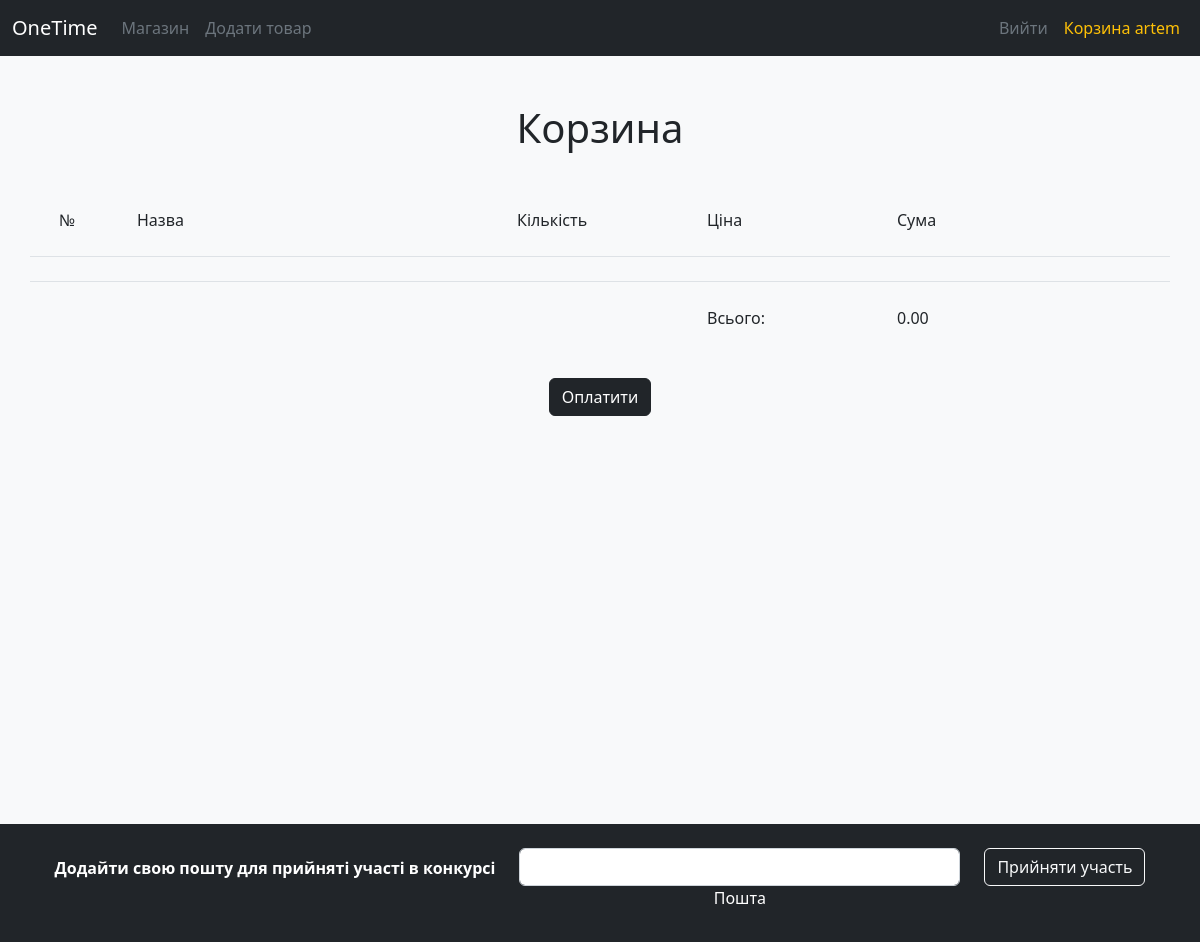
/shop/cart_view/ (signed in), run on an earlier commit of the app's database.
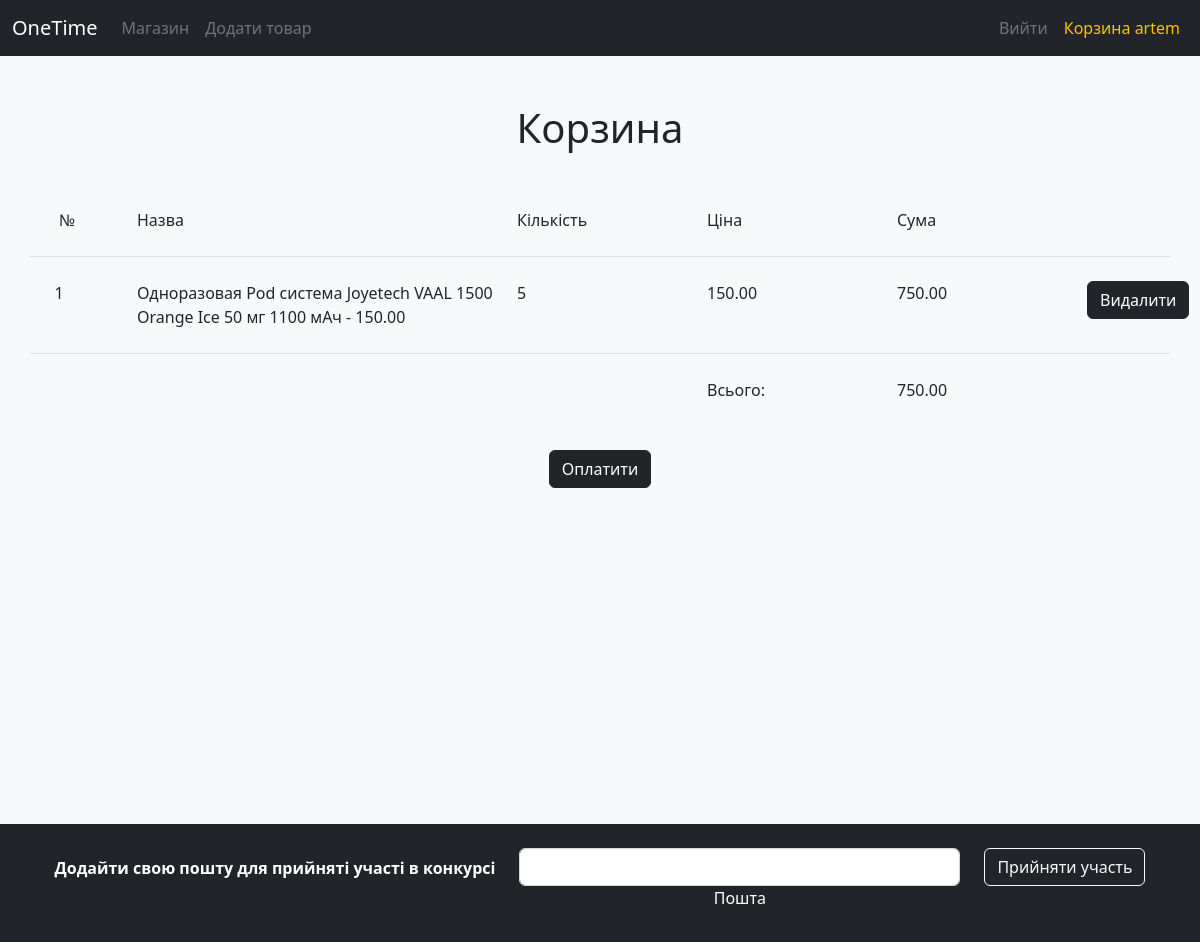
And on a later commit of the database.
### shop/models.py (models this page shows, shortened)
class Order(models.Model):
    STATUS_CART = '1_cart'
    STATUS_WAITING_FOR_PAYMENT = '2_waiting_for_payment'
    STATUS_PAID = '3_paid'
    STATUS_CHOICES = [
        (STATUS_CART, 'cart'),
        (STATUS_WAITING_FOR_PAYMENT, 'waiting_for_payment'),
        (STATUS_PAID, "paid")
    ]
    user = models.ForeignKey(User, on_delete=models.CASCADE)
    status = models.CharField(
        max_length=32, choices=STATUS_CHOICES, default=STATUS_CART)
    amount = models.DecimalField(
        max_digits=20, decimal_places=2, blank=True, null=True)
    creation_time = models.DateTimeField(auto_now_add=True)
    payment = models.ForeignKey(
        Payment, on_delete=models.PROTECT, blank=True, null=True)
    comment = models.TextField(blank=True, null=True)
    class Meta:
        ordering = ['pk']
    @staticmethod
    def get_cart(user: User):
        cart = Order.objects.filter(
            user=user, status=Order.STATUS_CART).first()
        if cart and (timezone.now() - cart.creation_time).days > 7:
            cart.delete()
            cart = None
        if not cart:
            cart = Order.objects.create(
                user=user, status=Order.STATUS_CART, amount=0,)
        return cart

class OrderItem(models.Model):
    order = models.ForeignKey(Order, on_delete=models.CASCADE)
    product = models.ForeignKey(Product, on_delete=models.PROTECT)
    quantity = models.PositiveIntegerField(default=1)
    price = models.DecimalField(max_digits=20, decimal_places=2)
    discount = models.DecimalField(max_digits=20, decimal_places=2, default=0)
    class Meta:
        ordering = ['pk']
    @property
    def amount(self):
        return self.quantity * (self.price - self.discount)

class Product(models.Model):
    name = models.CharField(max_length=255, verbose_name='product_name')
    code = models.CharField(max_length=255, verbose_name='product_code')
    price = models.DecimalField(max_digits=20, decimal_places=2)
    image_url = models.URLField(blank=True, null=True)
    note = models.TextField(blank=True, null=True)
    class Meta:
        ordering = ['pk']
    def __str__(self):
        return f'{self.name} - {self.price}'

### shop/views.py (the view)
# urls.py: path('cart_view/',  views.cart_view, name='cart_view'),
@login_required(login_url=reverse_lazy('login'))
def cart_view(request):
    cart = Order.get_cart(request.user)
    items = cart.orderitem_set.all()
    context = {
        'cart': cart,
        'items': items,
    }
    return render(request, 'shop/cart.html', context)

### templates/shop/cart.html (shortened to what this page needs)
{% extends 'shop/base.html' %}
{% block content %}
<div class="container" style="min-height: 48em;">
    <div class="text-center py-5">
        <h1>Корзина</h1>
    </div>
    <div class="row border-bottom pb-4">
        <div class="col-12 col-md-1 item">
            &nbsp;&nbsp;&nbsp; №
        </div>
        <div class="col-12 col-md-4 item">
            Назва
        </div>
        <div class="col-12 col-md-2 item">
            Кількість
        </div>
        <div class="col-12 col-md-2 item">
            Ціна
        </div>
        <div class="col-12 col-md-2 item">
            Сума
        </div>
        <div class="col-12 col-md-1 item">
        </div>
    </div>
    {% for item in items %}
    <div class="row pt-4">
        <div class="col-12 col-md-1 item">
            &nbsp;&nbsp;&nbsp;{{ forloop.counter }}
        </div>
        <div class="col-12 col-md-4 item">
            {{ item.product }}
        </div>
        <div class="col-12 col-md-2 item">
            {{ item.quantity }}
        </div>
        <div class="col-12 col-md-2 item">
            {{ item.price }}
        </div>
        <div class="col-12 col-md-2 item">
            {{ item.amount }}
        </div>
        <div class="col-12 col-md-1 item">
            <form method="post" action="{% url 'shop:cart_delete_item' item.pk %}">
                <button type="submit" class="btn btn-dark">Видалити</button>
            </form>
        </div>
    </div>
{% endfor %}
    <div class="row border-top mt-4 ">
        <div class="col-12 col-md-7 item mt-4">
        </div>
        <div class="col-12 col-md-2 item mt-4">
            Всього:
        </div>
        <div class="col-12 col-md-2 item mt-4">
            {{ cart.amount }}
        </div>
    </div>
    <div class="pt-5 text-center">
        <a class="btn btn-dark " href="{% url 'shop:cart_pnumber' %}">
            Оплатити
        </a>
    </div>
    <br><br><br><br><br>
</div>
{% endblock content %}

### templates/shop/base.html (shortened to what this page needs)
{% load static %}
<!DOCTYPE html>
<html lang="en">
    <head>
        <link rel="stylesheet" href="{% static 'css/bootstrap.min.css' %}">
        <link rel="stylesheet" href="{% static 'css/bootstrap-icons.css' %}">
        <link href="https://cdn.jsdelivr.net/npm/bootstrap@5.2.3/dist/css/bootstrap.min.css" rel="stylesheet">
    </head>
    <body class="bg-light">
        <nav class="navbar navbar-expand-lg bg-dark">
            <div class="container-fluid">
                <a class="navbar-brand text-white" href="{% url 'index' %}">OneTime</a>
                <div class="collapse navbar-collapse" id="navbarSupportedContent">
                  <ul class="navbar-nav me-auto mb-2 mb-lg-0">
                    <li class="nav-item">
                      <a class="nav-link text-muted" href="{% url 'shop:shop' %}">Магазин</a>
                    </li>
                    {% if user.is_staff   %}
                      <li class="nav-item">
                        <a class="nav-link text-muted" href="{% url 'shop:fill_database' %}">Додати товар</a>
                      </li>
                    {% endif %}
                  </ul>
                  <div class="d-flex ms-auto">
                    <ul class="navbar-nav">
                    {% if user.is_authenticated %}
                          <li class="nav-item">
                              <a class="nav-link text-muted" href="{% url 'auth:logout' %}">Вийти</a>
                          </li>
                          <li class="nav-item">
                            <a class="nav-link text-warning" href="{% url 'shop:cart_view' %}">Корзина {{ user.username }}</a>
                          </li>
                      {% endif %}
                    </ul>
                  </div>
                </div>
            </div>
        </nav>
        {% block content %}
        {% endblock %}
        <footer class="bg-dark text-center text-white">
            <div class="container p-4 pb-0">
              <section class="">
                <form action="">
                  <div class="row d-flex justify-content-center">
                    <div class="col-auto">
                      <p class="pt-2">
                        <strong>Додайти свою пошту для прийняті участі в конкурсі</strong>
                      </p>
                    </div>
                    <div class="col-md-5 col-12">
                      <div class="form-outline form-white mb-4">
                        <input type="email" id="form5Example29" class="form-control" />
                        <label class="form-label" for="form5Example29">Пошта</label>
                      </div>
                    </div>
                    <div class="col-auto">
                      <button type="submit" class="btn btn-outline-light mb-4">
                        Прийняти участь
                      </button>
                    </div>
                  </div>
                </form>
              </section>
            </div>
          </footer>
    </body>
</html>

What changed in the data, as far as the page shows it:
added OrderItem: product "Одноразовая Pod система Joyetech VAAL 1500 Orange Ice 50 мг 1100 мАч - 150.00", quantity "5", price "150.00", amount "750.00"
changed Order: amount "0.00" → "750.00"
